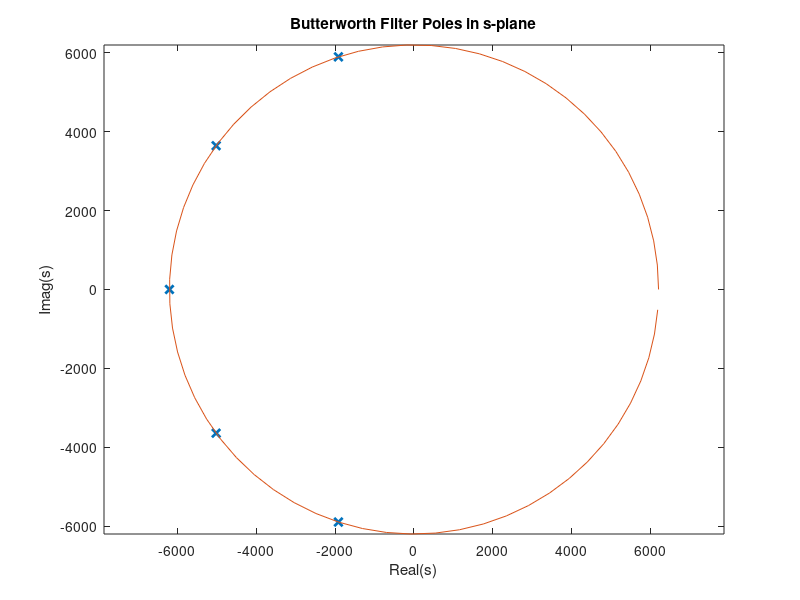
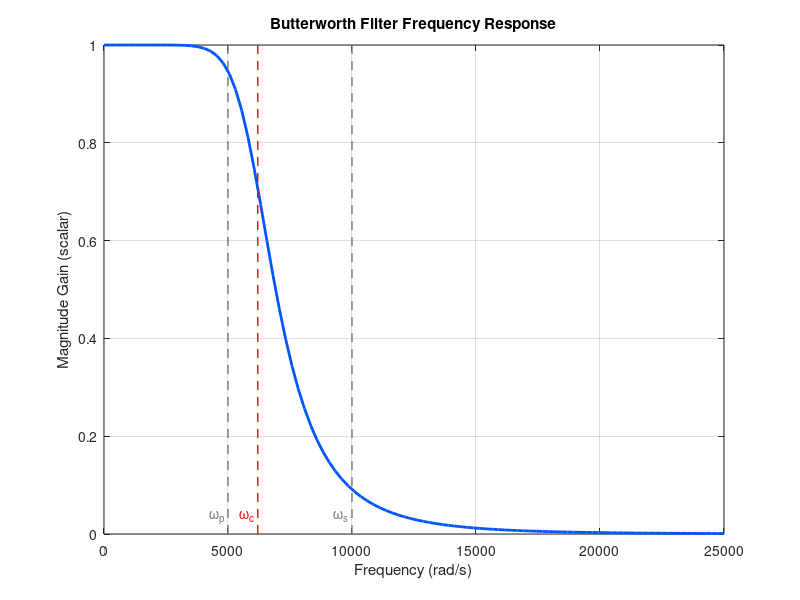
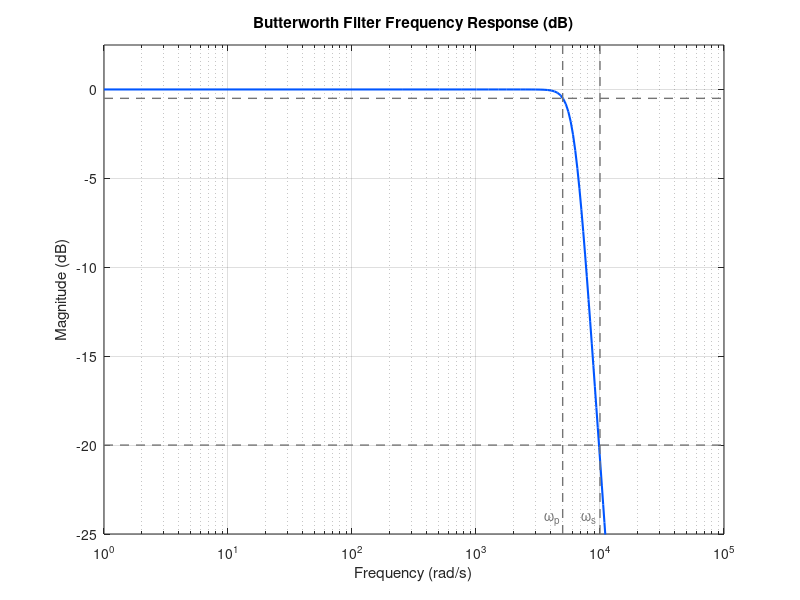

Recreate these plots in MATLAB, in order.
%% HW 8: Lowpass Analog Filter

%% INTRODUCTION
%{
    The objective of this homework assgnment is to contstruct a simple program
    for the design of analog lowpass Butterworth filters.

    The input to my program will be the standard design specifications, including
        (a) passband frequency,
        (b) maximum passband attentuation,
        (c) stopband frequncy, and
        (d) minimum stopband attenuation.

    To test the program, we apply specifications:
        1. Passband frequency:          \omega_p = 5k rad/s
        2. Max. passband attenuation:   a_{max} = 0.5 dB
        3. Stopband frequency:          \omega_s = 10k rad/s
        4. Min. stopband attenuation:   a_{min} = 20 dB

    For the design, my results should include:
        a. the order of the filter,
        b. cutoff frequency omega_c,
        c. locations of the poles,
        d. the transfer function,
        e. frequency-response plot (amplitude only) of the lowpass filter, and
        f. verification of my design by evaluating the frequency response at
            the passband and stopband frequencies
%}      


%% DESIGN SPECIFICATIONS

% Passband Frequency:
omega_p = 5000;     % rad/s
% Maximum Passband Attenuation:
a_max = 0.5;        % dB
% Stopband Frequency:
omega_s = 10_000;   % rad/s
% Minimum Stopband Attenuation:
a_min = 20;         % dB


%% "Step 1: Determine the order \textit{n} of the filter"
%{
    n \geq \frac{ \text{log} \frac{10^{a_{min}/10} - 1}{10^{a_{max}/10} - 1} }
                { 2 \text{log} \frac{\omega_s}{\omega_p} }
%}

numerator = log10(
        (10^(a_min / 10) - 1) ...
      / (10^(a_max / 10) - 1)
    );
denominator = 2 * log10(omega_s / omega_p);

n = ceil(numerator / denominator); % Filter Order
    %   = 5


%% "Step 2: Select the cutoff frequency \omega_0 of the filter"
%{
    \frac { \omega_p } { (10^(a_max / 10) - 1)^{ \frac{1}{2n} } }
    \leq \omega_0 \leq
    \frac { \omega_s } { (10^(a_min / 10) - 1)^{ \frac{1}{2n} } }
%}

min_omega_c =   omega_p / (
                (10^(a_max / 10) - 1)^(1 / (2*n))
            ); %    = 6170.6 rad/s
max_omega_c =   omega_s / (
                (10^(a_min / 10) - 1)^(1 / (2*n))
            ); %    = 6315.9 rad/s

omega_c = 6200;    % Chosen Cutoff Frequency


%% "Step 3: Identify the poles of the transfer function"
%{
    If n is odd:    s = \omega_0 exp( j 2k \pi / 2n )
    If n is even:   s = \omega_0 exp( j (2k+1) \pi / 2n )

    for k = 0, 1, 2, … 2n-1. 
    Select the n poles on the left-half plane from the set of 2n.
%}

% From Step 1, we know n = 5 is odd.
k = 0:(2*n - 1);
s = omega_c * exp( j * k * pi / n );

% The left-half plane is distinguished by the real part of s being negative
s_left = s(real(s) < 0);
%      = -1915.9+5896.6i  -5015.9+3644.3i  -6200.0+0.0i  -5015.9-3644.3i  -1915.9-5896.6i

figure (1);
plot(real(s_left), imag(s_left), 'x', 'LineWidth', 2);
hold on
plot(omega_c*cos(0:0.1:(2*pi)), omega_c*sin(0:0.1:(2*pi)));
axis equal
title('Butterworth Filter Poles in s-plane');
xlabel('Real(s)');
ylabel('Imag(s)');
print('filter_poles.png', '-dpng', '-tight', '-r300');


%% "Step 4: Formulate the transfer function"
%{
    H_n(s) = \frac { \omega_0^n }
                   { (s - s_1) (s - s_2) ... (s - s_n) }
%}

% s = j*omega
H_n = @(omega) omega_c^n ./ prod(bsxfun(@minus, j*omega(:), s_left), 2);


%% Frequency Response Plot (Amplitude)

freq_range = linspace(1, 25000); %  rad/s
freq_response = H_n(freq_range); 

freq_response_dB = 20*log10(abs(freq_response));

% Octave does not have x/yline
xline = @(xval, varargin) line([xval xval], ylim, varargin{:});
yline = @(yval, varargin) line(xlim, [yval yval], varargin{:});
% Usage: xline( 10, 'linestyle', '--', 'color', r' )

figure (2);
plot(freq_range, abs(freq_response), 'color', '#0055ff', 'LineWidth', 2);
hold on
grid on
xline(omega_p, ...
        'LineStyle', '--', ...
        'color', '#747474', ...
        'LineWidth', 1);
text(omega_p, max(ylim)*0.05, '\omega_p ', 'HorizontalAlignment', 'right', 'VerticalAlignment', 'top', 'Color', '#747474');
xline(omega_c, ...
        'LineStyle', '--', ...
        'color', 'r', ...
        'LineWidth', 1);
text(omega_c, max(ylim)*0.05, '\omega_c ', 'HorizontalAlignment', 'right', 'VerticalAlignment', 'top', 'Color', 'r');
xline(omega_s, ...
        'LineStyle', '--', ...
        'color', '#747474', ...
        'LineWidth', 1);
text(omega_s, max(ylim)*0.05, '\omega_s ', 'HorizontalAlignment', 'right', 'VerticalAlignment', 'top', 'Color', '#747474');
title('Butterworth Filter Frequency Response');
ylabel('Magnitude Gain (scalar)');
xlabel('Frequency (rad/s)');
print('freq_response.png', '-dpng', '-tight', '-r300');

figure (3);
semilogx(freq_range, freq_response_dB, 'color', '#0055ff', 'LineWidth', 1.5);
ylim([-25 2.5]);
hold on
xline(omega_p, 'LineStyle', '--','color', '#747474', 'LineWidth', 1);
text(omega_p, min(ylim)*0.95, '\omega_p ', 'HorizontalAlignment', 'right', 'VerticalAlignment', 'top', 'Color', '#747474');
yline(-0.5, 'LineStyle', '--','color', '#747474', 'LineWidth', 1)
xline(omega_s, 'LineStyle', '--', 'color', '#747474', 'LineWidth', 1);
text(omega_s, min(ylim)*0.95, '\omega_s ', 'HorizontalAlignment', 'right', 'VerticalAlignment', 'top', 'Color', '#747474');
yline(-20, 'LineStyle', '--','color', '#747474', 'LineWidth', 1)
grid on
xlabel('Frequency (rad/s)');
ylabel('Magnitude (dB)');
title('Butterworth Filter Frequency Response (dB)');
print('filter_bode_plot.png', '-dpng', '-tight', '-r300');


% The attenuation at the passband frequency is:
omega_p_dB = 20*log10(abs(H_n(omega_p))); %     = -0.4780 dB
% The attenuation at the stopband frequency is:
omega_s_dB = 20*log10(abs(H_n(omega_s))); %     = -20.797 dB
